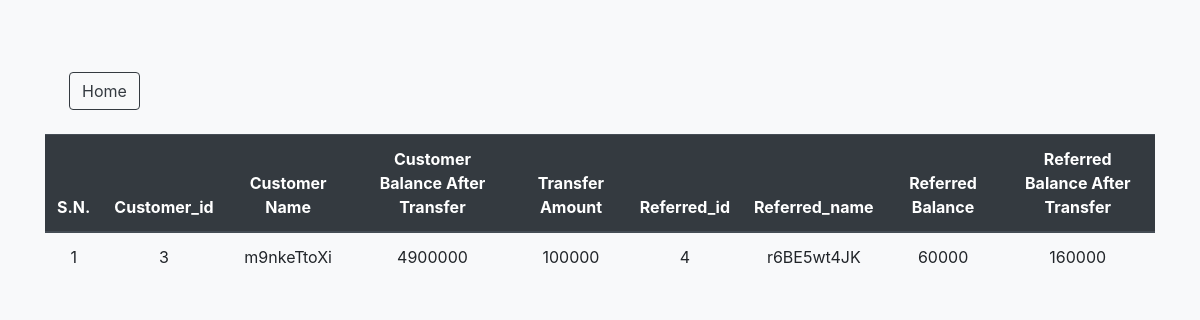
The app's page /transfers-tbl.php with its own data.
### tables this page shows
CREATE TABLE `transfers_tbl` (
  `id` int(11) NOT NULL,
  `customer_id` int(11) NOT NULL,
  `customer_name` varchar(150) NOT NULL,
  `customer_balance_after_transfer` decimal(10,0) NOT NULL,
  `transfer_amount` decimal(10,0) NOT NULL,
  `reffered_id` int(11) NOT NULL,
  `referred_name` varchar(150) NOT NULL,
  `referred_balance` decimal(10,0) NOT NULL,
  `reffered_balance_after_transfer` decimal(10,0) NOT NULL
);

### transfers-tbl.php (the view, shortened to what this page needs)
<?php
include('constants.php');
?>
<!DOCTYPE html>
<html lang="en">
<head>
     <link rel="stylesheet" href="https://cdn.jsdelivr.net/npm/bootstrap@4.6.1/dist/css/bootstrap.min.css">
     <link rel="stylesheet" href="css/style.css">
</head>
<body class=" bg-light">
     <article class=" container">
         <div class=" m-5 mx-auto">
          <a href="dashboard.php" class="btn btn-outline-dark m-4">Home</a>
          <form action="" method="POST">
          <table class="table text-center">
               <thead  class="thead-dark ">
                 <tr>
                   <th scope="col">S.N.</th>
                   <th scope="col">Customer_id</th>
                   <th scope="col">Customer Name</th>
                   <th scope="col">Customer Balance After Transfer</th>
                   <th scope="col">Transfer Amount</th>
                   <th scope="col">Referred_id</th>
                   <th scope="col">Referred_name</th>
                   <th scope="col">Referred Balance</th>
                   <th scope="col">Referred Balance After Transfer</th>
                 </tr>
               </thead>
               <tbody>
          <?php
                $sql="SELECT * FROM transfers_tbl ";
                $res=mysqli_query($con,$sql);
                $count=mysqli_num_rows($res);
                $id=1;
                if($count>0){
                     while($row=mysqli_fetch_assoc($res)){
                         $customer_id=$row['customer_id'];
                          $customer_name=$row['customer_name'];
                          $customer_balance_after_transfer=$row['customer_balance_after_transfer'];
                          $transfer_amount=$row['transfer_amount'];
                          $referred_id=$row['reffered_id'];
                         $referred_name=$row['referred_name'];
                         $referred_balance=$row['referred_balance'];
                         $reffered_balance_after_transfer=$referred_balance+$transfer_amount;
                    ?>
                          <tr>
                              <td><?php echo $id++; ?></td>
                              <td><?php echo $customer_id; ?></td>
                              <td><?php echo $customer_name; ?></td>
                              <td><?php echo $customer_balance_after_transfer; ?></td>
                              <td><?php echo $transfer_amount; ?></td>
                              <td><?php echo $referred_id; ?></td>
                              <td><?php echo $referred_name; ?></td>
                              <td><?php echo $referred_balance; ?></td>
                              <td><?php echo $reffered_balance_after_transfer; ?></td>
                         </tr>
                    <?php
                     }
                    }
                    ?>
               </tbody>
          </form>
     </div>
</article>
</body>
</html>

### css/style.css (style rules this page uses)
* { padding: 0; margin:0; box-sizing: border-box; }

### records on screen
transfers_tbl: customer "3", customer_name "m9nkeTtoXi", customer_balance_after_transfer "4900000", transfer_amount "100000", reffered "4", referred_name "r6BE5wt4JK", referred_balance "60000", reffered_balance_after_transfer "160000"
